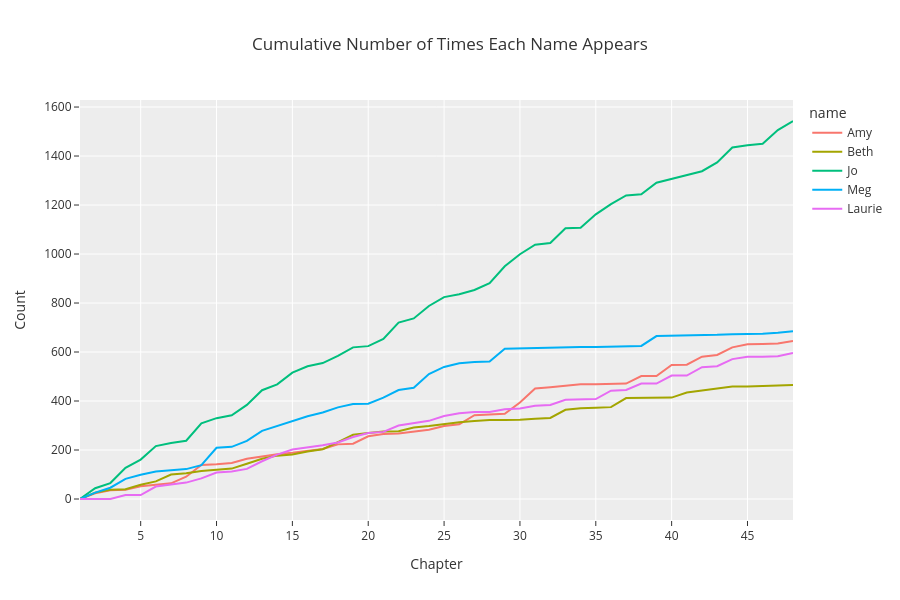

This figure's notebook cell:
### Code cell
# Putting it all together, we get a helpful visualization.
import plotly.express as px

cumulative_counts_df = (
    cumulative_counts.drop(columns=["Chapter"])
    .melt()
    .rename(columns={"variable": "name", "value": "Count"})
)
cumulative_counts_df = cumulative_counts_df.assign(
    Chapter=list(range(1, 49)) * 5
)

px.line(
    cumulative_counts_df,
    x="Chapter",
    y="Count",
    color="name",
    width=900,
    height=600,
    title="Cumulative Number of Times Each Name Appears",
    template="ggplot2",
)

### Figure 1 — Plotly figure (JSON) as saved in the notebook; plotly's stock layout.template omitted (floating-point values rounded to 4 significant figures)
{"data": [{"hovertemplate": "name=Amy<br>Chapter=%{x}<br>Count=%{y}<extra></extra>", "legendgroup": "Amy", "line": {"color": "#F8766D", "dash": "solid"}, "marker": {"symbol": "circle"}, "mode": "lines", "name": "Amy", "orientation": "v", "showlegend": true, "type": "scatter", "x": [1, 2, 3, 4, 5, 6, 7, 8, 9, 10, 11, 12, 13, 14, 15, 16, 17, 18, 19, 20, 21, 22, 23, 24, 25, 26, 27, 28, 29, 30, 31, 32, 33, 34, 35, 36, 37, 38, 39, 40, 41, 42, 43, 44, 45, 46, 47, 48], "xaxis": "x", "y": [0, 23, 36, 38, 52, 58, 64, 91, 139, 142, 147, 164, 175, 183, 189, 197, 204, 223, 226, 256, 265, 267, 276, 283, 298, 305, 342, 345, 348, 394, 451, 456, 463, 468, 468, 468, 471, 502, 502, 547, 548, 581, 588, 619, 632, 633, 635, 645], "yaxis": "y"}, {"hovertemplate": "name=Beth<br>Chapter=%{x}<br>Count=%{y}<extra></extra>", "legendgroup": "Beth", "line": {"color": "#A3A500", "dash": "solid"}, "marker": {"symbol": "circle"}, "mode": "lines", "name": "Beth", "orientation": "v", "showlegend": true, "type": "scatter", "x": [1, 2, 3, 4, 5, 6, 7, 8, 9, 10, 11, 12, 13, 14, 15, 16, 17, 18, 19, 20, 21, 22, 23, 24, 25, 26, 27, 28, 29, 30, 31, 32, 33, 34, 35, 36, 37, 38, 39, 40, 41, 42, 43, 44, 45, 46, 47, 48], "xaxis": "x", "y": [0, 26, 38, 40, 58, 72, 100, 105, 114, 119, 124, 144, 164, 177, 182, 194, 203, 232, 262, 269, 276, 277, 292, 298, 307, 313, 318, 322, 322, 323, 328, 331, 364, 370, 372, 375, 412, 413, 413, 414, 435, 442, 451, 459, 459, 461, 462, 465], "yaxis": "y"}, {"hovertemplate": "name=Jo<br>Chapter=%{x}<br>Count=%{y}<extra></extra>", "legendgroup": "Jo", "line": {"color": "#00BF7D", "dash": "solid"}, "marker": {"symbol": "circle"}, "mode": "lines", "name": "Jo", "orientation": "v", "showlegend": true, "type": "scatter", "x": [1, 2, 3, 4, 5, 6, 7, 8, 9, 10, 11, 12, 13, 14, 15, 16, 17, 18, 19, 20, 21, 22, 23, 24, 25, 26, 27, 28, 29, 30, 31, 32, 33, 34, 35, 36, 37, 38, 39, 40, 41, 42, 43, 44, 45, 46, 47, 48], "xaxis": "x", "y": [0, 44, 65, 127, 161, 216, 229, 238, 309, 330, 342, 384, 444, 468, 516, 542, 555, 584, 619, 624, 653, 720, 737, 788, 824, 836, 853, 881, 950, 999, 1038, 1045, 1105, 1107, 1162, 1204, 1239, 1244, 1291, 1306, 1321, 1338, 1374, 1435, 1444, 1450, 1506, 1543], "yaxis": "y"}, {"hovertemplate": "name=Meg<br>Chapter=%{x}<br>Count=%{y}<extra></extra>", "legendgroup": "Meg", "line": {"color": "#00B0F6", "dash": "solid"}, "marker": {"symbol": "circle"}, "mode": "lines", "name": "Meg", "orientation": "v", "showlegend": true, "type": "scatter", "x": [1, 2, 3, 4, 5, 6, 7, 8, 9, 10, 11, 12, 13, 14, 15, 16, 17, 18, 19, 20, 21, 22, 23, 24, 25, 26, 27, 28, 29, 30, 31, 32, 33, 34, 35, 36, 37, 38, 39, 40, 41, 42, 43, 44, 45, 46, 47, 48], "xaxis": "x", "y": [0, 26, 46, 82, 99, 112, 117, 122, 138, 209, 213, 237, 278, 299, 320, 338, 353, 374, 388, 389, 414, 445, 454, 510, 539, 554, 559, 561, 613, 615, 615, 616, 619, 620, 620, 622, 625, 625, 665, 666, 667, 667, 670, 673, 673, 675, 679, 685], "yaxis": "y"}, {"hovertemplate": "name=Laurie<br>Chapter=%{x}<br>Count=%{y}<extra></extra>", "legendgroup": "Laurie", "line": {"color": "#E76BF3", "dash": "solid"}, "marker": {"symbol": "circle"}, "mode": "lines", "name": "Laurie", "orientation": "v", "showlegend": true, "type": "scatter", "x": [1, 2, 3, 4, 5, 6, 7, 8, 9, 10, 11, 12, 13, 14, 15, 16, 17, 18, 19, 20, 21, 22, 23, 24, 25, 26, 27, 28, 29, 30, 31, 32, 33, 34, 35, 36, 37, 38, 39, 40, 41, 42, 43, 44, 45, 46, 47, 48], "xaxis": "x", "y": [0, 0, 0, 16, 16, 51, 60, 67, 84, 108, 112, 123, 154, 181, 202, 210, 219, 231, 253, 269, 274, 300, 308, 319, 339, 350, 355, 355, 366, 369, 381, 384, 405, 406, 408, 442, 445, 471, 471, 504, 504, 538, 542, 571, 581, 581, 583, 596], "yaxis": "y"}], "layout": {"height": 600, "legend": {"title": {"text": "name"}, "tracegroupgap": 0}, "title": {"text": "Cumulative Number of Times Each Name Appears"}, "width": 900, "xaxis": {"anchor": "y", "domain": [0, 1], "title": {"text": "Chapter"}}, "yaxis": {"anchor": "x", "domain": [0, 1], "title": {"text": "Count"}}}}
